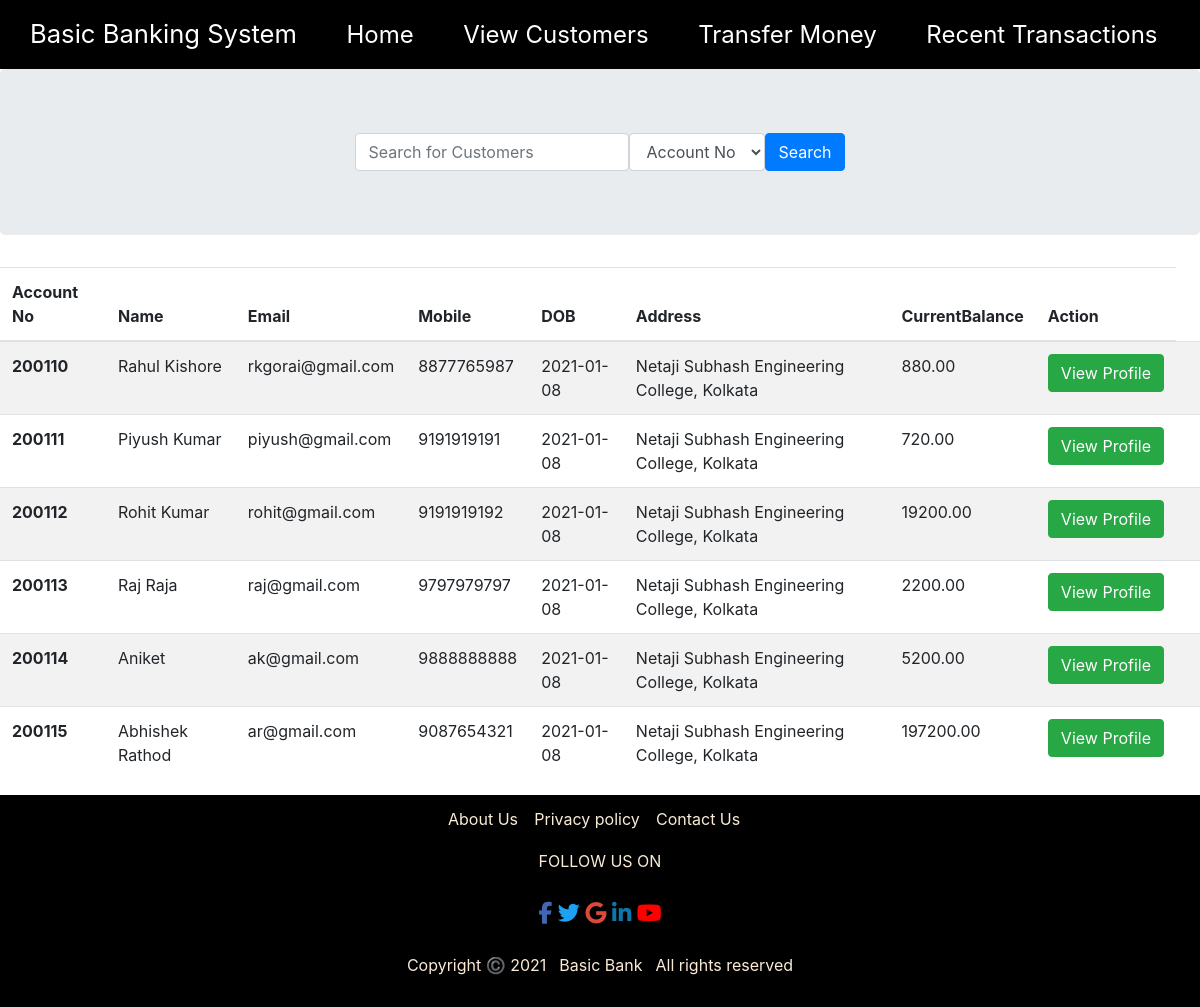
The page /showuser.php on the database its author committed.
### tables this page shows
CREATE TABLE `user` (
  `AccountNo` int(20) NOT NULL,
  `Name` varchar(35) NOT NULL,
  `Email` varchar(35) NOT NULL,
  `Mobile` varchar(15) NOT NULL,
  `DOB` date NOT NULL DEFAULT current_timestamp(),
  `Address` text NOT NULL DEFAULT 'Netaji Subhash Engineering College, Kolkata',
  `CurrentBalance` decimal(35,2) NOT NULL
);

### showuser.php (the view, shortened to what this page needs)
<?php
  require_once "pdo.php";
?>
<!DOCTYPE html>
<html>
<head>
	<?php require_once "head.php"; ?>
</head>
<body>
<nav style="background-color:black;">
        <div class= "row">
            <ul class="main-nav">
                <li class="nam">Basic Banking System</li>
                <li><a href="index.php">Home</a></li>
                <li><a href="showuser.php">View Customers</a></li>
                <li><a href="transfer.php">Transfer Money</a></li>
                <li><a href="recent.php">Recent Transactions</a></li>
              </ul>
              </div>
      </nav>
<div class="jumbotron">
        <form method="post" class="form-inline d-flex justify-content-center md-form form-sm mt-0">
                  <input type="text" name="search" placeholder="Search for Customers" class="form-control" >
                  <select  id = "se"name="se" value = "se" class="form-control">
                    <option value="AccountNo" >Account No</option>
                  </select>
                  <input type="submit" class="btn btn-primary" value="Search" name="submit"></i>
        </form>
  </div>
  <?php
  $sql = "SELECT * FROM user";
    $stmt = $pdo->query($sql);
        echo('<table class="table table-striped">
                <thead>
                    <tr>
                        <th scope="col">Account No</th>
                        <th scope="col">Name</th>
                        <th scope="col">Email</th>
                        <th scope="col">Mobile</th>
                        <th scope="col">DOB</th>
                        <th scope="col">Address</th>
                        <th scope="col">CurrentBalance</th>
                        <th scope="col">Action</th>
                    </tr>
                </thead><tbody>');
    while($row = $stmt->fetch(PDO::FETCH_ASSOC)) {
        echo('<tr>
                <th scope="row">');
        echo(htmlentities($row['AccountNo']));
        echo('</th><td>');
        echo(htmlentities($row['Name']));
        echo('</td><td>');
        echo(htmlentities($row['Email']));
        echo('</td><td>');
        echo(htmlentities($row['Mobile']));
        echo('</td><td>');
        echo(htmlentities($row['DOB']));
        echo('</td><td>');
        echo(htmlentities($row['Address']));
        echo('</td><td>');
        echo(htmlentities($row['CurrentBalance']));
        echo('</td><td>');
        echo('<a class="btn btn-success" href="view_profile.php?AccountNo='.$row['AccountNo'].'"role="button">View Profile</a>');
        echo('</td><td>');
        echo('</td></tr>');
    }
    echo('</tbody><table>');
  ?>
	<?php require_once "tail.php" ?>
</body>
</html>

### css/styles.css (style rules this page uses)
* { margin:0; padding:0; }
.nam { color:white; font-weight: 400; font-size: 160%; }
.main-nav { margin-top: 15px; float: right; list-style: none; }
.main-nav li { display: inline-block; margin-left: 45px; }
.main-nav li a { color: white; text-decoration: none; font-size: 150%; border-bottom: 2px solid transparent; transition: border-bottom 0.2s; }

### rows shown on the page
user: AccountNo "200110", Name "Rahul Kishore", Email "rkgorai@gmail.com", Mobile "8877765987", DOB "2021-01-08", Address "Netaji Subhash Engineering College, Kolkata", CurrentBalance "880.00"
user: AccountNo "200111", Name "Piyush Kumar", Email "piyush@gmail.com", Mobile "9191919191", DOB "2021-01-08", Address "Netaji Subhash Engineering College, Kolkata", CurrentBalance "720.00"
user: AccountNo "200112", Name "Rohit Kumar", Email "rohit@gmail.com", Mobile "9191919192", DOB "2021-01-08", Address "Netaji Subhash Engineering College, Kolkata", CurrentBalance "19200.00"
user: AccountNo "200113", Name "Raj Raja", Email "raj@gmail.com", Mobile "9797979797", DOB "2021-01-08", Address "Netaji Subhash Engineering College, Kolkata", CurrentBalance "2200.00"
user: AccountNo "200114", Name "Aniket", Email "ak@gmail.com", Mobile "9888888888", DOB "2021-01-08", Address "Netaji Subhash Engineering College, Kolkata", CurrentBalance "5200.00"
user: AccountNo "200115", Name "Abhishek Rathod", Email "ar@gmail.com", Mobile "9087654321", DOB "2021-01-08", Address "Netaji Subhash Engineering College, Kolkata", CurrentBalance "197200.00"
